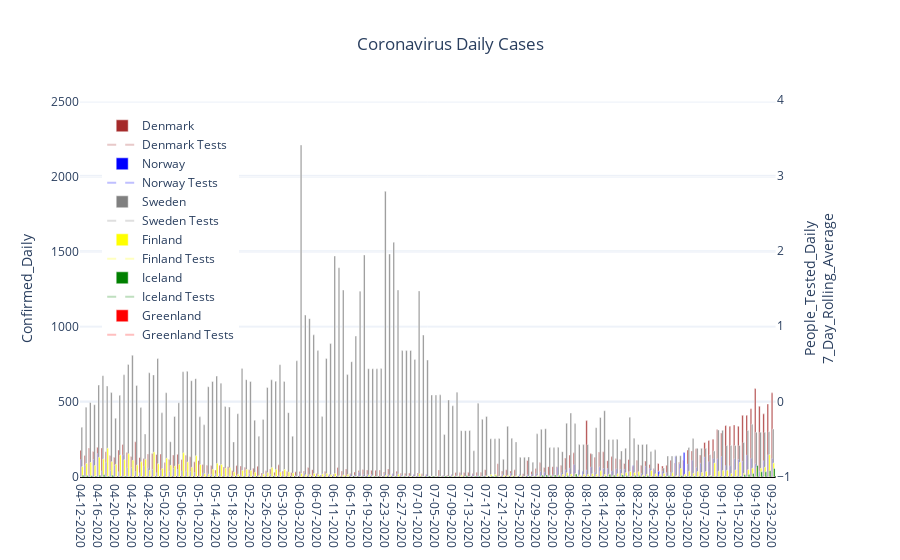

Notebook code cell kept with this figure:
### Code cell
fig = make_subplots(specs=[[{'secondary_y':True}]])
for mycountry in countries_list:
    fig.add_trace(go.Bar(x=country_df[country_df['Country_Region']==mycountry]['Date'],
                               y=country_df[country_df['Country_Region']==mycountry]['Confirmed_Daily'],
                               name = rename_dict[mycountry],
                               marker = {'color':colors_dict[mycountry]},width = 0.35),
                  secondary_y = False)
    fig.add_trace(go.Scatter(x=country_df[country_df['Country_Region']==mycountry]['Date'],
                               y=country_df[country_df['Country_Region']==mycountry]['People_Tested_Daily_7_Day_Rolling_Average'],
                               name = rename_dict[mycountry] + ' Tests',
                               line = {'color':colors_dict[mycountry],
                                       'dash':'dash'},
                               opacity = 0.25),
                  secondary_y = True)
fig.update_layout(showlegend = True,
                legend= dict(x=0.03,y=0.97),
                title='Coronavirus Daily Cases',
                title_x= 0.5,
                yaxis={'title':'Confirmed_Daily',
                       #long one liner because US data still in dataset
                       'range': [0.0,country_df[country_df['Country_Region'].isin(countries_list)]['Confirmed_Daily'].max() + 300.0],
                       'zeroline':True,'zerolinecolor':'#000000','zerolinewidth':2.0},
                template='plotly_white')
fig.update_yaxes(title_text='People_Tested_Daily<br>7_Day_Rolling_Average',secondary_y=True)
fig.show()
myfilename = r'C:\__YOUTUBE__\__POLITICS__\Coronavirus\outputdata\8-CV_Daily_Cases.png'
fig.write_image(myfilename,width = 852,height = 480, scale = 2.0)
print('Static Image:')
Image(filename=myfilename)

### Figure 1 — Plotly figure (JSON) as saved in the notebook; plotly's stock layout.template omitted (floating-point values rounded to 4 significant figures; data arrays with more than 128 entries replaced by an {"elided": "..."} marker saying what was removed)
{"data": [{"marker": {"color": "brown"}, "name": "Denmark", "type": "bar", "width": 0.35, "x": {"elided": "165 str values"}, "xaxis": "x", "y": {"elided": "165 int values"}, "yaxis": "y"}, {"line": {"color": "brown", "dash": "dash"}, "name": "Denmark Tests", "opacity": 0.25, "type": "scatter", "x": {"elided": "165 str values"}, "xaxis": "x", "y": {"elided": "165 null values"}, "yaxis": "y2"}, {"marker": {"color": "blue"}, "name": "Norway", "type": "bar", "width": 0.35, "x": {"elided": "165 str values"}, "xaxis": "x", "y": {"elided": "165 int values"}, "yaxis": "y"}, {"line": {"color": "blue", "dash": "dash"}, "name": "Norway Tests", "opacity": 0.25, "type": "scatter", "x": {"elided": "165 str values"}, "xaxis": "x", "y": {"elided": "165 null values"}, "yaxis": "y2"}, {"marker": {"color": "grey"}, "name": "Sweden", "type": "bar", "width": 0.35, "x": {"elided": "165 str values"}, "xaxis": "x", "y": {"elided": "165 int values"}, "yaxis": "y"}, {"line": {"color": "grey", "dash": "dash"}, "name": "Sweden Tests", "opacity": 0.25, "type": "scatter", "x": {"elided": "165 str values"}, "xaxis": "x", "y": {"elided": "165 null values"}, "yaxis": "y2"}, {"marker": {"color": "yellow"}, "name": "Finland", "type": "bar", "width": 0.35, "x": {"elided": "165 str values"}, "xaxis": "x", "y": {"elided": "165 int values"}, "yaxis": "y"}, {"line": {"color": "yellow", "dash": "dash"}, "name": "Finland Tests", "opacity": 0.25, "type": "scatter", "x": {"elided": "165 str values"}, "xaxis": "x", "y": {"elided": "165 null values"}, "yaxis": "y2"}, {"marker": {"color": "green"}, "name": "Iceland", "type": "bar", "width": 0.35, "x": {"elided": "165 str values"}, "xaxis": "x", "y": {"elided": "165 int values"}, "yaxis": "y"}, {"line": {"color": "green", "dash": "dash"}, "name": "Iceland Tests", "opacity": 0.25, "type": "scatter", "x": {"elided": "165 str values"}, "xaxis": "x", "y": {"elided": "165 null values"}, "yaxis": "y2"}, {"marker": {"color": "red"}, "name": "Greenland", "type": "bar", "width": 0.35, "x": {"elided": "165 str values"}, "xaxis": "x", "y": {"elided": "165 null values"}, "yaxis": "y"}, {"line": {"color": "red", "dash": "dash"}, "name": "Greenland Tests", "opacity": 0.25, "type": "scatter", "x": {"elided": "165 str values"}, "xaxis": "x", "y": {"elided": "165 null values"}, "yaxis": "y2"}], "layout": {"legend": {"x": 0.03, "y": 0.97}, "showlegend": true, "title": {"text": "Coronavirus Daily Cases", "x": 0.5}, "xaxis": {"anchor": "y", "domain": [0, 0.94]}, "yaxis": {"anchor": "x", "domain": [0, 1], "range": [0, 2514], "title": {"text": "Confirmed_Daily"}, "zeroline": true, "zerolinecolor": "#000000", "zerolinewidth": 2}, "yaxis2": {"anchor": "x", "overlaying": "y", "side": "right", "title": {"text": "People_Tested_Daily<br>7_Day_Rolling_Average"}}}}
